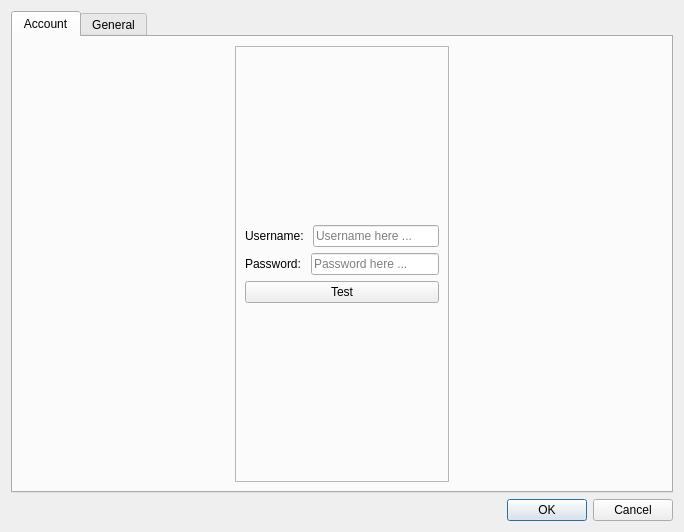
<?xml version="1.0" encoding="UTF-8"?>
<ui version="4.0">
 <class>Dialog_Settings</class>
 <widget class="QDialog" name="Dialog_Settings">
  <property name="geometry">
   <rect>
    <x>0</x>
    <y>0</y>
    <width>684</width>
    <height>532</height>
   </rect>
  </property>
  <property name="minimumSize">
   <size>
    <width>553</width>
    <height>379</height>
   </size>
  </property>
  <property name="contextMenuPolicy">
   <enum>Qt::PreventContextMenu</enum>
  </property>
  <property name="windowTitle">
   <string>Settings</string>
  </property>
  <property name="windowIcon">
   <iconset resource="Resources.qrc">
    <normaloff>:/Resources/Icon.png</normaloff>:/Resources/Icon.png</iconset>
  </property>
  <layout class="QVBoxLayout" name="verticalLayout">
   <item>
    <widget class="QTabWidget" name="SettingsTabWidget">
     <property name="font">
      <font>
       <pointsize>9</pointsize>
      </font>
     </property>
     <property name="currentIndex">
      <number>0</number>
     </property>
     <property name="documentMode">
      <bool>false</bool>
     </property>
     <property name="tabsClosable">
      <bool>false</bool>
     </property>
     <widget class="QWidget" name="UserAccountTab">
      <property name="contextMenuPolicy">
       <enum>Qt::PreventContextMenu</enum>
      </property>
      <attribute name="title">
       <string>Account</string>
      </attribute>
      <layout class="QHBoxLayout" name="horizontalLayout_3">
       <item>
        <spacer name="horizontalSpacer">
         <property name="orientation">
          <enum>Qt::Horizontal</enum>
         </property>
         <property name="sizeHint" stdset="0">
          <size>
           <width>40</width>
           <height>20</height>
          </size>
         </property>
        </spacer>
       </item>
       <item>
        <widget class="QFrame" name="UserDetailFrame">
         <property name="frameShape">
          <enum>QFrame::StyledPanel</enum>
         </property>
         <property name="frameShadow">
          <enum>QFrame::Raised</enum>
         </property>
         <layout class="QVBoxLayout" name="verticalLayout_2">
          <item>
           <spacer name="verticalSpacer_2">
            <property name="orientation">
             <enum>Qt::Vertical</enum>
            </property>
            <property name="sizeHint" stdset="0">
             <size>
              <width>20</width>
              <height>40</height>
             </size>
            </property>
           </spacer>
          </item>
          <item>
           <layout class="QHBoxLayout" name="horizontalLayout">
            <item>
             <widget class="QLabel" name="UsernameLabel">
              <property name="text">
               <string>Username: </string>
              </property>
             </widget>
            </item>
            <item>
             <widget class="QLineEdit" name="UsernameField">
              <property name="placeholderText">
               <string>Username here ...</string>
              </property>
             </widget>
            </item>
           </layout>
          </item>
          <item>
           <layout class="QHBoxLayout" name="horizontalLayout_2">
            <item>
             <widget class="QLabel" name="PasswordLabel">
              <property name="text">
               <string>Password: </string>
              </property>
             </widget>
            </item>
            <item>
             <widget class="QLineEdit" name="PasswordField">
              <property name="contextMenuPolicy">
               <enum>Qt::PreventContextMenu</enum>
              </property>
              <property name="inputMask">
               <string/>
              </property>
              <property name="text">
               <string/>
              </property>
              <property name="maxLength">
               <number>32767</number>
              </property>
              <property name="echoMode">
               <enum>QLineEdit::Password</enum>
              </property>
              <property name="placeholderText">
               <string>Password here ...</string>
              </property>
             </widget>
            </item>
           </layout>
          </item>
          <item>
           <widget class="QPushButton" name="AccountTestButton">
            <property name="text">
             <string>Test</string>
            </property>
            <property name="checkable">
             <bool>false</bool>
            </property>
            <property name="default">
             <bool>false</bool>
            </property>
            <property name="flat">
             <bool>false</bool>
            </property>
           </widget>
          </item>
          <item>
           <spacer name="verticalSpacer">
            <property name="orientation">
             <enum>Qt::Vertical</enum>
            </property>
            <property name="sizeHint" stdset="0">
             <size>
              <width>20</width>
              <height>40</height>
             </size>
            </property>
           </spacer>
          </item>
         </layout>
        </widget>
       </item>
       <item>
        <spacer name="horizontalSpacer_2">
         <property name="orientation">
          <enum>Qt::Horizontal</enum>
         </property>
         <property name="sizeHint" stdset="0">
          <size>
           <width>40</width>
           <height>20</height>
          </size>
         </property>
        </spacer>
       </item>
      </layout>
     </widget>
     <widget class="QWidget" name="GeneralSettingsTab">
      <attribute name="title">
       <string>General</string>
      </attribute>
      <layout class="QHBoxLayout" name="horizontalLayout_9">
       <item>
        <spacer name="horizontalSpacer_3">
         <property name="orientation">
          <enum>Qt::Horizontal</enum>
         </property>
         <property name="sizeHint" stdset="0">
          <size>
           <width>40</width>
           <height>20</height>
          </size>
         </property>
        </spacer>
       </item>
       <item>
        <widget class="QFrame" name="frame">
         <property name="frameShape">
          <enum>QFrame::StyledPanel</enum>
         </property>
         <property name="frameShadow">
          <enum>QFrame::Raised</enum>
         </property>
         <layout class="QVBoxLayout" name="verticalLayout_4">
          <item>
           <spacer name="verticalSpacer_3">
            <property name="orientation">
             <enum>Qt::Vertical</enum>
            </property>
            <property name="sizeHint" stdset="0">
             <size>
              <width>20</width>
              <height>40</height>
             </size>
            </property>
           </spacer>
          </item>
          <item>
           <widget class="QGroupBox" name="groupBox">
            <property name="title">
             <string>Episode progress bar</string>
            </property>
            <layout class="QVBoxLayout" name="verticalLayout_3">
             <item>
              <layout class="QHBoxLayout" name="horizontalLayout_4">
               <item>
                <widget class="QLabel" name="ProgressBar_TextColorLabel">
                 <property name="text">
                  <string>Text Color: </string>
                 </property>
                </widget>
               </item>
               <item>
                <widget class="QPushButton" name="ProgressBar_TextColorButton">
                 <property name="sizePolicy">
                  <sizepolicy hsizetype="Fixed" vsizetype="Fixed">
                   <horstretch>0</horstretch>
                   <verstretch>0</verstretch>
                  </sizepolicy>
                 </property>
                 <property name="minimumSize">
                  <size>
                   <width>16</width>
                   <height>16</height>
                  </size>
                 </property>
                 <property name="maximumSize">
                  <size>
                   <width>16</width>
                   <height>16</height>
                  </size>
                 </property>
                 <property name="autoFillBackground">
                  <bool>true</bool>
                 </property>
                 <property name="text">
                  <string/>
                 </property>
                 <property name="iconSize">
                  <size>
                   <width>0</width>
                   <height>0</height>
                  </size>
                 </property>
                 <property name="checkable">
                  <bool>false</bool>
                 </property>
                 <property name="autoDefault">
                  <bool>true</bool>
                 </property>
                 <property name="default">
                  <bool>false</bool>
                 </property>
                 <property name="flat">
                  <bool>true</bool>
                 </property>
                </widget>
               </item>
              </layout>
             </item>
             <item>
              <layout class="QHBoxLayout" name="horizontalLayout_5">
               <item>
                <widget class="QLabel" name="ProgressBar_OutlineColorLabel">
                 <property name="text">
                  <string>Outline Color: </string>
                 </property>
                </widget>
               </item>
               <item>
                <widget class="QPushButton" name="ProgressBar_OutlineColorButton">
                 <property name="sizePolicy">
                  <sizepolicy hsizetype="Fixed" vsizetype="Fixed">
                   <horstretch>0</horstretch>
                   <verstretch>0</verstretch>
                  </sizepolicy>
                 </property>
                 <property name="minimumSize">
                  <size>
                   <width>16</width>
                   <height>16</height>
                  </size>
                 </property>
                 <property name="maximumSize">
                  <size>
                   <width>16</width>
                   <height>16</height>
                  </size>
                 </property>
                 <property name="autoFillBackground">
                  <bool>true</bool>
                 </property>
                 <property name="text">
                  <string/>
                 </property>
                 <property name="iconSize">
                  <size>
                   <width>0</width>
                   <height>0</height>
                  </size>
                 </property>
                 <property name="checkable">
                  <bool>false</bool>
                 </property>
                 <property name="autoDefault">
                  <bool>true</bool>
                 </property>
                 <property name="flat">
                  <bool>true</bool>
                 </property>
                </widget>
               </item>
              </layout>
             </item>
             <item>
              <layout class="QHBoxLayout" name="horizontalLayout_6">
               <item>
                <widget class="QLabel" name="ProgressBar_BackgroundColorLabel">
                 <property name="text">
                  <string>Background Color: </string>
                 </property>
                </widget>
               </item>
               <item>
                <widget class="QPushButton" name="ProgressBar_BackgroundColorButton">
                 <property name="sizePolicy">
                  <sizepolicy hsizetype="Fixed" vsizetype="Fixed">
                   <horstretch>0</horstretch>
                   <verstretch>0</verstretch>
                  </sizepolicy>
                 </property>
                 <property name="minimumSize">
                  <size>
                   <width>16</width>
                   <height>16</height>
                  </size>
                 </property>
                 <property name="maximumSize">
                  <size>
                   <width>16</width>
                   <height>16</height>
                  </size>
                 </property>
                 <property name="autoFillBackground">
                  <bool>true</bool>
                 </property>
                 <property name="text">
                  <string/>
                 </property>
                 <property name="iconSize">
                  <size>
                   <width>0</width>
                   <height>0</height>
                  </size>
                 </property>
                 <property name="checkable">
                  <bool>false</bool>
                 </property>
                 <property name="autoDefault">
                  <bool>true</bool>
                 </property>
                 <property name="flat">
                  <bool>true</bool>
                 </property>
                </widget>
               </item>
              </layout>
             </item>
             <item>
              <layout class="QHBoxLayout" name="horizontalLayout_8">
               <item>
                <widget class="QLabel" name="ProgressBar_CurrentlyWatchingColorLabel">
                 <property name="text">
                  <string>Currently Watching Color:</string>
                 </property>
                </widget>
               </item>
               <item>
                <widget class="QPushButton" name="ProgressBar_CurrentlyWatchingColorButton">
                 <property name="sizePolicy">
                  <sizepolicy hsizetype="Fixed" vsizetype="Fixed">
                   <horstretch>0</horstretch>
                   <verstretch>0</verstretch>
                  </sizepolicy>
                 </property>
                 <property name="minimumSize">
                  <size>
                   <width>16</width>
                   <height>16</height>
                  </size>
                 </property>
                 <property name="maximumSize">
                  <size>
                   <width>16</width>
                   <height>16</height>
                  </size>
                 </property>
                 <property name="autoFillBackground">
                  <bool>true</bool>
                 </property>
                 <property name="text">
                  <string/>
                 </property>
                 <property name="iconSize">
                  <size>
                   <width>0</width>
                   <height>0</height>
                  </size>
                 </property>
                 <property name="checkable">
                  <bool>false</bool>
                 </property>
                 <property name="autoDefault">
                  <bool>true</bool>
                 </property>
                 <property name="flat">
                  <bool>true</bool>
                 </property>
                </widget>
               </item>
              </layout>
             </item>
             <item>
              <layout class="QHBoxLayout" name="horizontalLayout_7">
               <item>
                <widget class="QLabel" name="ProgressBar_CompletedColorLabel">
                 <property name="text">
                  <string>Completed Color:</string>
                 </property>
                </widget>
               </item>
               <item>
                <widget class="QPushButton" name="ProgressBar_CompletedColorButton">
                 <property name="sizePolicy">
                  <sizepolicy hsizetype="Fixed" vsizetype="Fixed">
                   <horstretch>0</horstretch>
                   <verstretch>0</verstretch>
                  </sizepolicy>
                 </property>
                 <property name="minimumSize">
                  <size>
                   <width>16</width>
                   <height>16</height>
                  </size>
                 </property>
                 <property name="maximumSize">
                  <size>
                   <width>16</width>
                   <height>16</height>
                  </size>
                 </property>
                 <property name="autoFillBackground">
                  <bool>true</bool>
                 </property>
                 <property name="text">
                  <string/>
                 </property>
                 <property name="iconSize">
                  <size>
                   <width>0</width>
                   <height>0</height>
                  </size>
                 </property>
                 <property name="checkable">
                  <bool>false</bool>
                 </property>
                 <property name="autoDefault">
                  <bool>true</bool>
                 </property>
                 <property name="flat">
                  <bool>true</bool>
                 </property>
                </widget>
               </item>
              </layout>
             </item>
             <item>
              <layout class="QHBoxLayout" name="horizontalLayout_10">
               <item>
                <widget class="QLabel" name="ProgressBar_OnHoldColorLabel">
                 <property name="text">
                  <string>On Hold Color:</string>
                 </property>
                </widget>
               </item>
               <item>
                <widget class="QPushButton" name="ProgressBar_OnHoldColorButton">
                 <property name="sizePolicy">
                  <sizepolicy hsizetype="Fixed" vsizetype="Fixed">
                   <horstretch>0</horstretch>
                   <verstretch>0</verstretch>
                  </sizepolicy>
                 </property>
                 <property name="minimumSize">
                  <size>
                   <width>16</width>
                   <height>16</height>
                  </size>
                 </property>
                 <property name="maximumSize">
                  <size>
                   <width>16</width>
                   <height>16</height>
                  </size>
                 </property>
                 <property name="autoFillBackground">
                  <bool>true</bool>
                 </property>
                 <property name="text">
                  <string/>
                 </property>
                 <property name="iconSize">
                  <size>
                   <width>0</width>
                   <height>0</height>
                  </size>
                 </property>
                 <property name="checkable">
                  <bool>false</bool>
                 </property>
                 <property name="autoDefault">
                  <bool>true</bool>
                 </property>
                 <property name="flat">
                  <bool>true</bool>
                 </property>
                </widget>
               </item>
              </layout>
             </item>
             <item>
              <layout class="QHBoxLayout" name="horizontalLayout_11">
               <item>
                <widget class="QLabel" name="ProgressBar_DroppedColorLabel">
                 <property name="text">
                  <string>Dropped Color:</string>
                 </property>
                </widget>
               </item>
               <item>
                <widget class="QPushButton" name="ProgressBar_DroppedColorButton">
                 <property name="sizePolicy">
                  <sizepolicy hsizetype="Fixed" vsizetype="Fixed">
                   <horstretch>0</horstretch>
                   <verstretch>0</verstretch>
                  </sizepolicy>
                 </property>
                 <property name="minimumSize">
                  <size>
                   <width>16</width>
                   <height>16</height>
                  </size>
                 </property>
                 <property name="maximumSize">
                  <size>
                   <width>16</width>
                   <height>16</height>
                  </size>
                 </property>
                 <property name="autoFillBackground">
                  <bool>true</bool>
                 </property>
                 <property name="text">
                  <string/>
                 </property>
                 <property name="iconSize">
                  <size>
                   <width>0</width>
                   <height>0</height>
                  </size>
                 </property>
                 <property name="checkable">
                  <bool>false</bool>
                 </property>
                 <property name="autoDefault">
                  <bool>true</bool>
                 </property>
                 <property name="flat">
                  <bool>true</bool>
                 </property>
                </widget>
               </item>
              </layout>
             </item>
            </layout>
           </widget>
          </item>
          <item>
           <spacer name="verticalSpacer_4">
            <property name="orientation">
             <enum>Qt::Vertical</enum>
            </property>
            <property name="sizeHint" stdset="0">
             <size>
              <width>20</width>
              <height>40</height>
             </size>
            </property>
           </spacer>
          </item>
         </layout>
        </widget>
       </item>
       <item>
        <spacer name="horizontalSpacer_4">
         <property name="orientation">
          <enum>Qt::Horizontal</enum>
         </property>
         <property name="sizeHint" stdset="0">
          <size>
           <width>40</width>
           <height>20</height>
          </size>
         </property>
        </spacer>
       </item>
      </layout>
     </widget>
    </widget>
   </item>
   <item>
    <widget class="QDialogButtonBox" name="buttonBox">
     <property name="orientation">
      <enum>Qt::Horizontal</enum>
     </property>
     <property name="standardButtons">
      <set>QDialogButtonBox::Cancel|QDialogButtonBox::Ok</set>
     </property>
    </widget>
   </item>
  </layout>
 </widget>
 <resources>
  <include location="Resources.qrc"/>
 </resources>
 <connections>
  <connection>
   <sender>buttonBox</sender>
   <signal>accepted()</signal>
   <receiver>Dialog_Settings</receiver>
   <slot>accept()</slot>
   <hints>
    <hint type="sourcelabel">
     <x>248</x>
     <y>254</y>
    </hint>
    <hint type="destinationlabel">
     <x>157</x>
     <y>274</y>
    </hint>
   </hints>
  </connection>
  <connection>
   <sender>buttonBox</sender>
   <signal>rejected()</signal>
   <receiver>Dialog_Settings</receiver>
   <slot>reject()</slot>
   <hints>
    <hint type="sourcelabel">
     <x>316</x>
     <y>260</y>
    </hint>
    <hint type="destinationlabel">
     <x>286</x>
     <y>274</y>
    </hint>
   </hints>
  </connection>
 </connections>
</ui>
